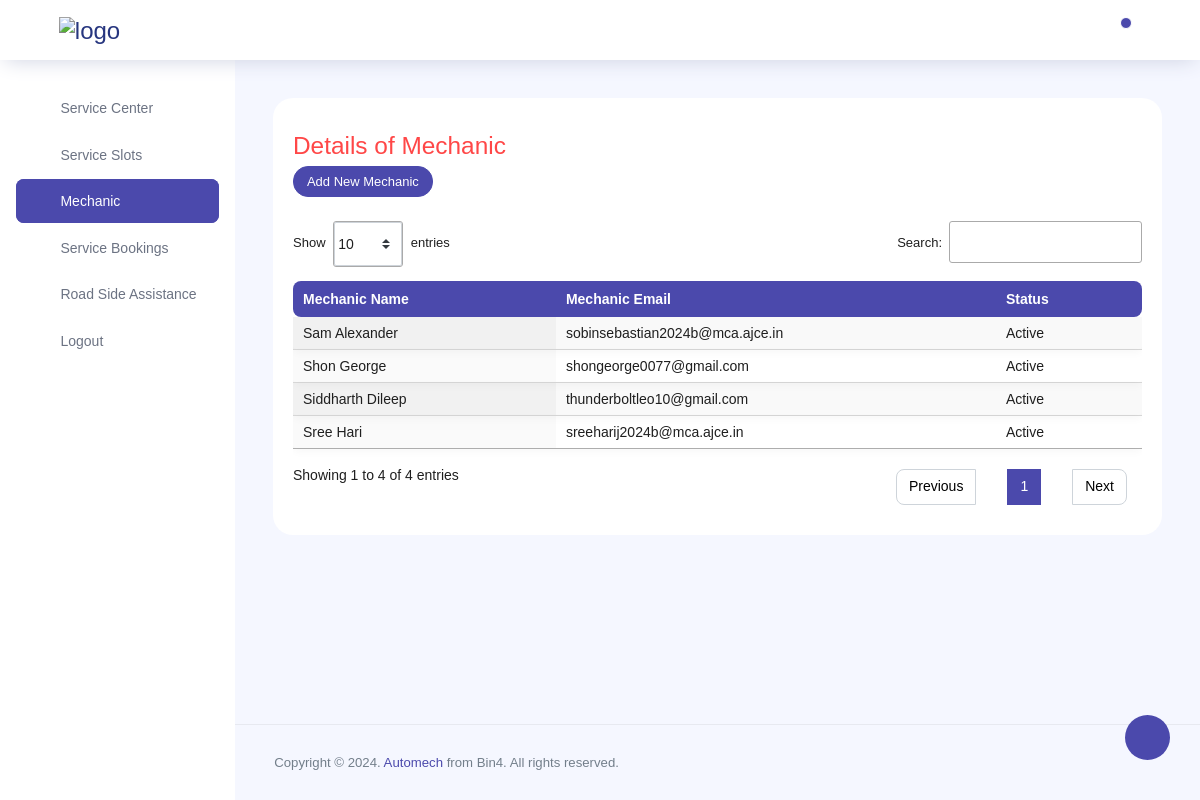
Screenshot of /manager/mechanic/ (signed in) with the database file from the repository.
### client/models.py (models this page shows, shortened)
class mechanicList(models.Model):
    mechanic = models.OneToOneField(Client, on_delete=models.CASCADE)
    service_center = models.ForeignKey(ServiceCenter, on_delete=models.CASCADE)
    def __str__(self):
        return str(self.mechanic)

class User(AbstractUser):
    email=models.EmailField(max_length=100,unique=True)
    USERNAME_FIELD='email'
    REQUIRED_FIELDS=['first_name', 'last_name']
    class Role(models.TextChoices):
        ADMIN="ADMIN",'Admin'
        MECHANIC="MECHANIC",'Mechanic'
        MANAGER="MANAGER",'Manager'
        CLIENT="CLIENT",'Client'
    slug = models.SlugField(unique=True,blank=True)
    base_role = Role.CLIENT
    role = models.CharField(max_length=50, choices=Role.choices)
    objects = CustomUserManager()

### client/manager_views.py (the view)
# urls.py: path('mechanic/',views.manager_mechanic,name="manager_mechanic"),
@manager_required
@cache_control(no_cache=True, must_revalidate=True, no_store=True, max_age=0)
def manager_mechanic(request):
    user = request.user
    service_center_instance = ServiceCenter.objects.get(manager = user)
    if request.method == 'POST':
        form = MechanicAddFrom(request.POST)
        if form.is_valid():
            client_instance = form.save()
            mechanic_list_instance = mechanicList.objects.create(
                mechanic=client_instance,
                service_center=service_center_instance,)
            sweetify.success(request, 'New Mechanic is Added', text= f'New Mechanic is successfully Added',timer=5000, persistent=False,)
            return redirect('manager_mechanic')
        else :
            form = MechanicAddFrom()
            sweetify.error(request, 'Error', text="Failed to add new mechanic. Please try again later.", timer=5000, persistent=False)
            return redirect('manager_mechanic')
    else:
        form = MechanicAddFrom()
    mec_list = mechanicList.objects.filter(service_center=service_center_instance)
    context = {
        'form' : form,
        'mechanics' : mec_list,
    }
    return render(request, 'manager/manager_mechanic.html',context)

### client/forms.py (shortened to what this page needs)
class MechanicAddFrom(forms.ModelForm):
    class Meta:
        model = Mechanic
        fields = ('email','first_name', 'last_name')
        widgets = {
            'email': forms.TextInput(attrs={'placeholder': 'Enter the Email','class': 'form-control'}),
            'first_name': forms.TextInput(attrs={'placeholder': 'Enter the First Name ','class': 'form-control'}),
            'last_name': forms.TextInput(attrs={'placeholder': 'Enter the Last Name ','class': 'form-control'}),
            }

### templates/manager/manager_mechanic.html (shortened to what this page needs)
{% extends 'manager/managerbase.html' %}
{% block conhead%}
  <link rel="stylesheet" type="text/css" href="https://cdn.datatables.net/1.11.5/css/jquery.dataTables.css">
{% endblock %}
{%block content%}
{% load static %}
  <div class="row">
    <div class="col-md-12 grid-margin stretch-card">
      <div class="card">
        <div class="card-body">
          <h3 class="text-danger mt-3">Details of Mechanic </h3>
          <button type="button" class="btn btn-primary btn-sm" data-toggle="modal" data-target="#exampleModal" id="bt_add_mech">
            Add New Mechanic
          </button>
         {%if mechanics%}
            <div class="table-responsive mt-4">
              <table id="myDataTable" class="display expandable-table dataTable no-footer">
                <thead>
                    <tr>
                        <th>Mechanic Name</th>
                        <th> Mechanic Email</th>
                        <th> Status</th>
                    </tr>
                </thead>
                <tbody>
                  {%for mech in mechanics%}
                  <tr>
                    <td> {{mech.mechanic.get_full_name}} </td>
                    <td>{{mech}}</td>
                    <td> {% if mech.mechanic.is_active == 1 %} Active {%else%} deactivate {%endif%}</td>
                  </tr>
                  {% endfor %}
                    </tbody>
              </table>
            </div>
          {%endif%}
        </div>
      </div>
    </div>
  </div>
 {%endblock%}

### rows the page displays
mechanicList: mechanic.get_full_name "Siddharth Dileep", mechanic.email "thunderboltleo10@gmail.com", shows "Active"
mechanicList: mechanic.get_full_name "Shon George", mechanic.email "shongeorge0077@gmail.com", shows "Active"
mechanicList: mechanic.get_full_name "Sam Alexander", mechanic.email "sobinsebastian2024b@mca.ajce.in", shows "Active"
mechanicList: mechanic.get_full_name "Sree Hari", mechanic.email "sreeharij2024b@mca.ajce.in", shows "Active"
